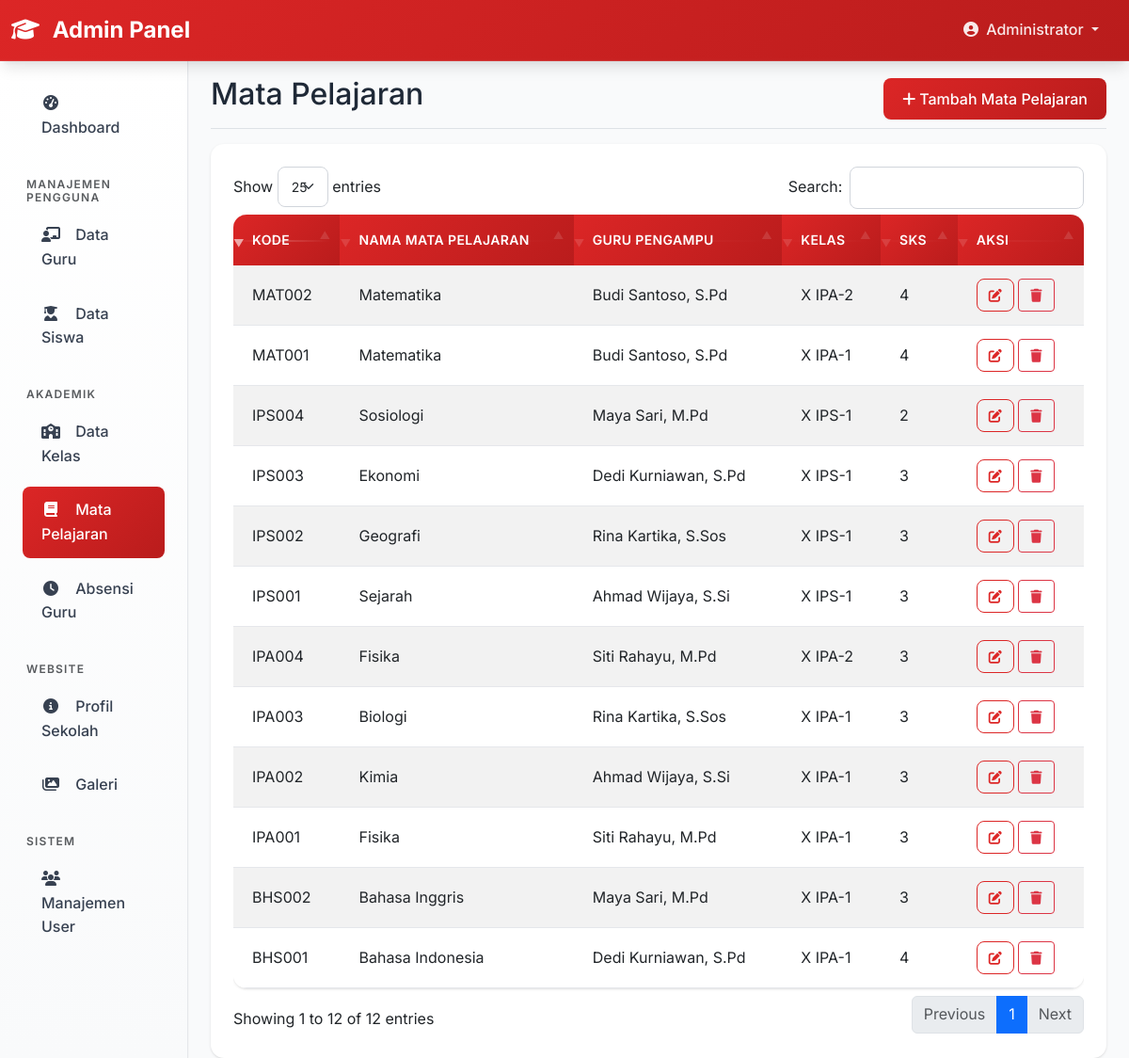
The app's page /admin/subjects.php (signed in) with its own data.
### tables this page shows
CREATE TABLE IF NOT EXISTS subjects (
    id INT AUTO_INCREMENT PRIMARY KEY,
    subject_code VARCHAR(20) UNIQUE NOT NULL,
    subject_name VARCHAR(100) NOT NULL,
    teacher_id INT,
    class_id INT,
    credit_hours INT DEFAULT 1,
    created_at TIMESTAMP DEFAULT CURRENT_TIMESTAMP,
    FOREIGN KEY (teacher_id) REFERENCES teachers(id) ON DELETE SET NULL,
    FOREIGN KEY (class_id) REFERENCES classes(id) ON DELETE CASCADE
);

CREATE TABLE IF NOT EXISTS users (
    id INT AUTO_INCREMENT PRIMARY KEY,
    username VARCHAR(50) UNIQUE NOT NULL,
    email VARCHAR(100) UNIQUE NOT NULL,
    password VARCHAR(255) NOT NULL,
    role ENUM('admin', 'teacher') NOT NULL,
    full_name VARCHAR(100) NOT NULL,
    created_at TIMESTAMP DEFAULT CURRENT_TIMESTAMP,
    updated_at TIMESTAMP DEFAULT CURRENT_TIMESTAMP ON UPDATE CURRENT_TIMESTAMP
);

CREATE TABLE IF NOT EXISTS classes (
    id INT AUTO_INCREMENT PRIMARY KEY,
    class_name VARCHAR(50) NOT NULL,
    class_level VARCHAR(20) NOT NULL,
    teacher_id INT,
    academic_year VARCHAR(10) NOT NULL,
    capacity INT DEFAULT 30,
    created_at TIMESTAMP DEFAULT CURRENT_TIMESTAMP,
    FOREIGN KEY (teacher_id) REFERENCES teachers(id) ON DELETE SET NULL
);

### admin/subjects.php (the view, shortened to what this page needs)
<?php
require_once '../config/database.php';
$action = $_GET['action'] ?? 'list';
if ($action === 'list') {
    try {
        $stmt = $pdo->query("
            SELECT s.*, u.full_name as teacher_name, c.class_name, c.class_level
            FROM subjects s
            LEFT JOIN teachers t ON s.teacher_id = t.id
            LEFT JOIN users u ON t.user_id = u.id
            LEFT JOIN classes c ON s.class_id = c.id
            ORDER BY s.subject_name
        ");
        $subjects = $stmt->fetchAll();
    } catch(PDOException $e) {
        $subjects = [];
        $error = 'Gagal mengambil data mata pelajaran';
    }
}
include 'includes/header.php';
?>
<div class="container-fluid">
    <div class="row">
        <?php include 'includes/sidebar.php'; ?>
        <main class="col-md-9 ms-sm-auto col-lg-10 px-md-4">
            <div class="d-flex justify-content-between flex-wrap flex-md-nowrap align-items-center pt-3 pb-2 mb-3 border-bottom">
                <h1 class="h2">
                    <?php if ($action === 'add'): ?>
                        Tambah Mata Pelajaran
                    <?php elseif ($action === 'edit'): ?>
                        Edit Mata Pelajaran
                    <?php else: ?>
                        Mata Pelajaran
                    <?php endif; ?>
                </h1>
                <?php if ($action === 'list'): ?>
                <div class="btn-toolbar mb-2 mb-md-0">
                    <a href="?action=add" class="btn btn-primary">
                        <i class="fas fa-plus me-1"></i>Tambah Mata Pelajaran
                    </a>
                </div>
                <?php endif; ?>
            </div>
            <?php if ($action === 'list'): ?>
                <div class="card">
                    <div class="card-body">
                        <div class="table-responsive">
                            <table class="table table-striped datatable">
                                <thead>
                                    <tr>
                                        <th>Kode</th>
                                        <th>Nama Mata Pelajaran</th>
                                        <th>Guru Pengampu</th>
                                        <th>Kelas</th>
                                        <th>SKS</th>
                                        <th>Aksi</th>
                                    </tr>
                                </thead>
                                <tbody>
                                    <?php foreach($subjects as $subject): ?>
                                    <tr>
                                        <td><?= htmlspecialchars($subject['subject_code']) ?></td>
                                        <td><?= htmlspecialchars($subject['subject_name']) ?></td>
                                        <td><?= $subject['teacher_name'] ? htmlspecialchars($subject['teacher_name']) : '-' ?></td>
                                        <td><?= $subject['class_name'] ? htmlspecialchars($subject['class_level'] . ' ' . $subject['class_name']) : '-' ?></td>
                                        <td><?= $subject['credit_hours'] ?></td>
                                        <td>
                                            <a href="?action=edit&id=<?= $subject['id'] ?>" class="btn btn-sm btn-outline-primary">
                                                <i class="fas fa-edit"></i>
                                            </a>
                                            <a href="?action=delete&id=<?= $subject['id'] ?>" class="btn btn-sm btn-outline-danger btn-delete">
                                                <i class="fas fa-trash"></i>
                                            </a>
                                        </td>
                                    </tr>
                                    <?php endforeach; ?>
                                </tbody>
                            </table>
                        </div>
                    </div>
                </div>
            <?php endif; ?>
        </main>
    </div>
</div>
<?php include 'includes/footer.php'; ?>

### assets/css/style.css (style rules this page uses)
:root { --primary-red: #dc2626; --primary-red-dark: #b91c1c; --primary-red-light: #fef2f2; --primary-red-hover: #ef4444; --white: #ffffff; --gray-50: #f9fafb; --gray-100: #f3f4f6; --gray-200: #e5e7eb; --gray-300: #d1d5db; --gray-400: #9ca3af; --gray-500: #6b7280; --gray-600: #4b5563; --gray-700: #374151; --gray-800: #1f2937; --gray-900: #111827; --shadow-sm: 0 1px 2px 0 rgb(0 0 0 / 0.05); --shadow: 0 1px 3px 0 rgb(0 0 0 / 0.1), 0 1px 2px -1px rgb(0 0 0 / 0.1); --shadow-md: 0 4px 6px -1px rgb(0 0 0 / 0.1), 0 2px 4px -2px rgb(0 0 0 / 0.1); --shadow-lg: 0 10px 15px -3px rgb(0 0 0 / 0.1), 0 4px 6px -4px rgb(0 0 0 / 0.1); --shadow-xl: 0 20px 25px -5px rgb(0 0 0 / 0.1), 0 10px 10px -5px rgb(0 0 0 / 0.04); --gradient-primary: linear-gradient(135deg, var(--primary-red) 0%, var(--primary-red-dark) 100%); --gradient-primary-hover: linear-gradient(135deg, var(--primary-red-hover) 0%, var(--primary-red) 100%); }
body { font-family: 'Inter', -apple-system, BlinkMacSystemFont, 'Segoe UI', Roboto, sans-serif; background-color: var(--gray-50); color: var(--gray-800); line-height: 1.6; }
.card { border: none; border-radius: 0.875rem; box-shadow: var(--shadow); background-color: var(--white); transition: all 0.3s cubic-bezier(0.4, 0, 0.2, 1); position: relative; overflow: hidden; }
.card::before { content: ''; position: absolute; top: 0; left: 0; right: 0; height: 3px; background: var(--gradient-primary); opacity: 0; transition: opacity 0.3s ease; }
.card-body { padding: 1.5rem; }
.btn-primary { background: var(--gradient-primary); border: none; border-radius: 0.5rem; font-weight: 500; padding: 0.625rem 1.25rem; transition: all 0.3s cubic-bezier(0.4, 0, 0.2, 1); box-shadow: var(--shadow-sm); position: relative; overflow: hidden; }
.btn-primary::before { content: ''; position: absolute; top: 0; left: -100%; width: 100%; height: 100%; background: linear-gradient(90deg, transparent, rgba(255,255,255,0.2), transparent); transition: left 0.5s ease; }
.btn-outline-primary { color: var(--primary-red); border-color: var(--primary-red); border-radius: 0.5rem; font-weight: 500; transition: all 0.3s ease; }
.btn-sm { padding: 0.375rem 0.75rem; font-size: 0.875rem; }
.table { background-color: var(--white); border-radius: 0.875rem; overflow: hidden; box-shadow: var(--shadow); }
.table thead th { background: var(--gradient-primary); color: white; border: none; font-weight: 600; padding: 1rem 1.25rem; font-size: 0.875rem; text-transform: uppercase; letter-spacing: 0.025em; position: relative; }
.table thead th::after { content: ''; position: absolute; bottom: 0; left: 0; right: 0; height: 2px; background: linear-gradient(90deg, transparent, rgba(255,255,255,0.3), transparent); }
.table tbody td { padding: 0.875rem 1.25rem; border-bottom: 1px solid var(--gray-200); vertical-align: middle; transition: all 0.3s ease; }
.table tbody tr { transition: all 0.3s ease; }

### records on screen
subjects: subject_code "BHS001", subject_name "Bahasa Indonesia", users.full_name "Dedi Kurniawan, S.Pd", class.class_name "X IPA-1", credit_hours "4"
subjects: subject_code "BHS002", subject_name "Bahasa Inggris", users.full_name "Maya Sari, M.Pd", class.class_name "X IPA-1", credit_hours "3"
subjects: subject_code "IPA003", subject_name "Biologi", users.full_name "Rina Kartika, S.Sos", class.class_name "X IPA-1", credit_hours "3"
subjects: subject_code "IPS003", subject_name "Ekonomi", users.full_name "Dedi Kurniawan, S.Pd", class.class_name "X IPS-1", credit_hours "3"
subjects: subject_code "IPA001", subject_name "Fisika", users.full_name "Siti Rahayu, M.Pd", class.class_name "X IPA-1", credit_hours "3"
subjects: subject_code "IPA004", subject_name "Fisika", users.full_name "Siti Rahayu, M.Pd", class.class_name "X IPA-2", credit_hours "3"
subjects: subject_code "IPS002", subject_name "Geografi", users.full_name "Rina Kartika, S.Sos", class.class_name "X IPS-1", credit_hours "3"
subjects: subject_code "IPA002", subject_name "Kimia", users.full_name "Ahmad Wijaya, S.Si", class.class_name "X IPA-1", credit_hours "3"
subjects: subject_code "MAT001", subject_name "Matematika", users.full_name "Budi Santoso, S.Pd", class.class_name "X IPA-1", credit_hours "4"
subjects: subject_code "MAT002", subject_name "Matematika", users.full_name "Budi Santoso, S.Pd", class.class_name "X IPA-2", credit_hours "4"
subjects: subject_code "IPS001", subject_name "Sejarah", users.full_name "Ahmad Wijaya, S.Si", class.class_name "X IPS-1", credit_hours "3"
subjects: subject_code "IPS004", subject_name "Sosiologi", users.full_name "Maya Sari, M.Pd", class.class_name "X IPS-1", credit_hours "2"

### other values on screen
$_SESSION['full_name'] "Administrator"
